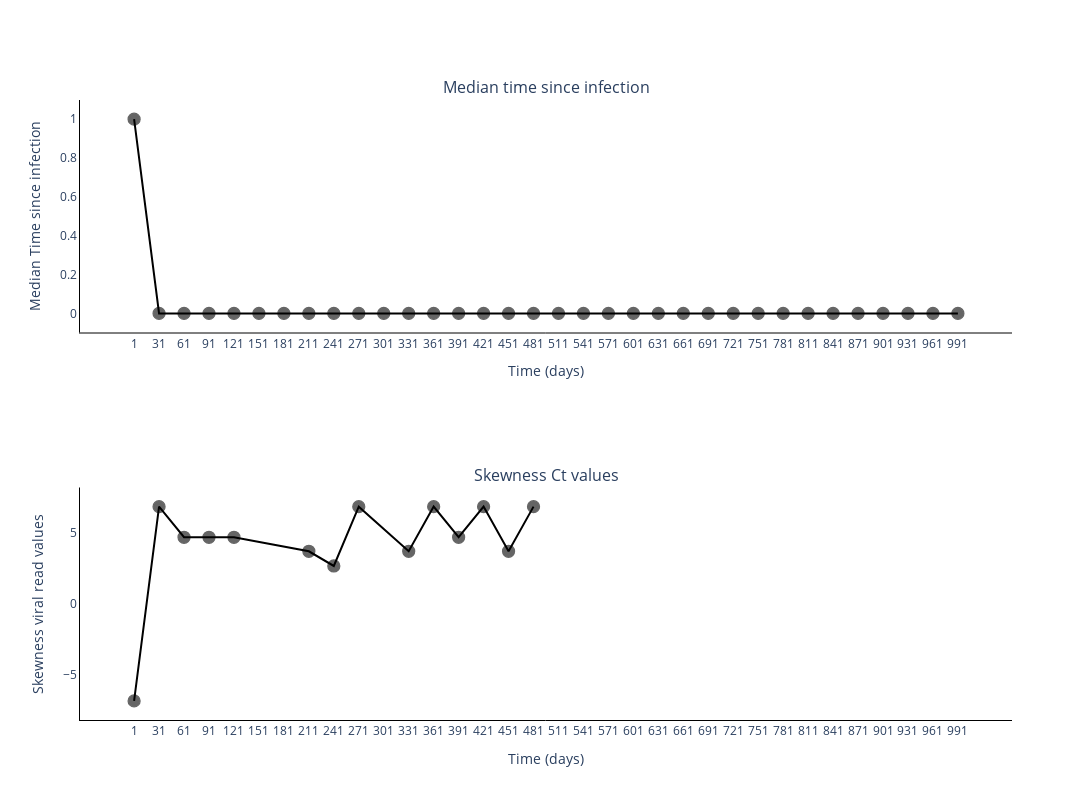

Here is the notebook cell this chart was saved with:
### Markdown cell above
### Plot skenewss and median

### Code cell
fig = go.Figure()
fig = make_subplots(rows=2, cols=1, subplot_titles=('Median time since infection', 'Skewness Ct values'))

median_ti = []

for ti in time_since_infec[0]:
    median_ti.append(np.median(ti))


fig.add_trace(
    go.Scatter(
        y=median_ti,
        x=sample_points,
        mode='lines+markers',
        connectgaps=True,
        name='Median times',
        marker_line=dict(width=1.25, color='black'),
        marker_opacity=0.6,
        marker_size=12,
        line_color='black',
        showlegend=False,
    ),
    row=1,
    col=1
)

fig.add_trace(
    go.Scatter(
        y=skews,
        x=sample_points,
        mode='lines+markers',
        connectgaps=True,
        name='Skewness viral read values',
        marker_line=dict(width=1.25, color='black'),
        marker_opacity=0.6,
        marker_size=12,
        line_color='black',
        showlegend=False,
    ),
    row=2,
    col=1
)

# Add axis labels
fig.update_layout(
    width=1100, 
    height=800,
    plot_bgcolor='white',
    xaxis=dict(
        linecolor='black',
        tickvals=sample_points.tolist(),
        title = 'Time (days)'
        ),
    yaxis=dict(
        linecolor='black',
        title = 'Median Time since infection'),
    xaxis2=dict(
        linecolor='black',
        tickvals=sample_points.tolist(),
        title = 'Time (days)'
        ),
    yaxis2=dict(
        linecolor='black',
        title = 'Skewness viral read values')
    #legend=dict(
    #    orientation="h",
    #    yanchor="bottom",
    #    y=1.02,
    #    xanchor="right",
    #    x=1
    #)
    )

fig.write_image('images/Median_vs_Skewness-HPV.pdf')
fig.show()

### Figure 1 — Plotly figure (JSON) as saved in the notebook; plotly's stock layout.template omitted (floating-point values rounded to 4 significant figures)
{"data": [{"connectgaps": true, "line": {"color": "black"}, "marker": {"line": {"color": "black", "width": 1.25}, "opacity": 0.6, "size": 12}, "mode": "lines+markers", "name": "Median times", "showlegend": false, "type": "scatter", "x": [1, 31, 61, 91, 121, 151, 181, 211, 241, 271, 301, 331, 361, 391, 421, 451, 481, 511, 541, 571, 601, 631, 661, 691, 721, 751, 781, 811, 841, 871, 901, 931, 961, 991], "xaxis": "x", "y": [1, 0, 0, 0, 0, 0, 0, 0, 0, 0, 0, 0, 0, 0, 0, 0, 0, 0, 0, 0, 0, 0, 0, 0, 0, 0, 0, 0, 0, 0, 0, 0, 0, 0], "yaxis": "y"}, {"connectgaps": true, "line": {"color": "black"}, "marker": {"line": {"color": "black", "width": 1.25}, "opacity": 0.6, "size": 12}, "mode": "lines+markers", "name": "Skewness viral read values", "showlegend": false, "type": "scatter", "x": [1, 31, 61, 91, 121, 151, 181, 211, 241, 271, 301, 331, 361, 391, 421, 451, 481, 511, 541, 571, 601, 631, 661, 691, 721, 751, 781, 811, 841, 871, 901, 931, 961, 991], "xaxis": "x2", "y": [-6.857, 6.857, 4.695, 4.695, 4.695, NaN, NaN, 3.705, 2.667, 6.857, NaN, 3.705, 6.857, 4.695, 6.857, 3.705, 6.857, NaN, NaN, NaN, NaN, NaN, NaN, NaN, NaN, NaN, NaN, NaN, NaN, NaN, NaN, NaN, NaN, NaN], "yaxis": "y2"}], "layout": {"annotations": [{"font": {"size": 16}, "showarrow": false, "text": "Median time since infection", "x": 0.5, "xanchor": "center", "xref": "paper", "y": 1, "yanchor": "bottom", "yref": "paper"}, {"font": {"size": 16}, "showarrow": false, "text": "Skewness Ct values", "x": 0.5, "xanchor": "center", "xref": "paper", "y": 0.375, "yanchor": "bottom", "yref": "paper"}], "height": 800, "plot_bgcolor": "white", "width": 1100, "xaxis": {"anchor": "y", "domain": [0, 1], "linecolor": "black", "tickvals": [1, 31, 61, 91, 121, 151, 181, 211, 241, 271, 301, 331, 361, 391, 421, 451, 481, 511, 541, 571, 601, 631, 661, 691, 721, 751, 781, 811, 841, 871, 901, 931, 961, 991], "title": {"text": "Time (days)"}}, "xaxis2": {"anchor": "y2", "domain": [0, 1], "linecolor": "black", "tickvals": [1, 31, 61, 91, 121, 151, 181, 211, 241, 271, 301, 331, 361, 391, 421, 451, 481, 511, 541, 571, 601, 631, 661, 691, 721, 751, 781, 811, 841, 871, 901, 931, 961, 991], "title": {"text": "Time (days)"}}, "yaxis": {"anchor": "x", "domain": [0.625, 1], "linecolor": "black", "title": {"text": "Median Time since infection"}}, "yaxis2": {"anchor": "x2", "domain": [0, 0.375], "linecolor": "black", "title": {"text": "Skewness viral read values"}}}}
